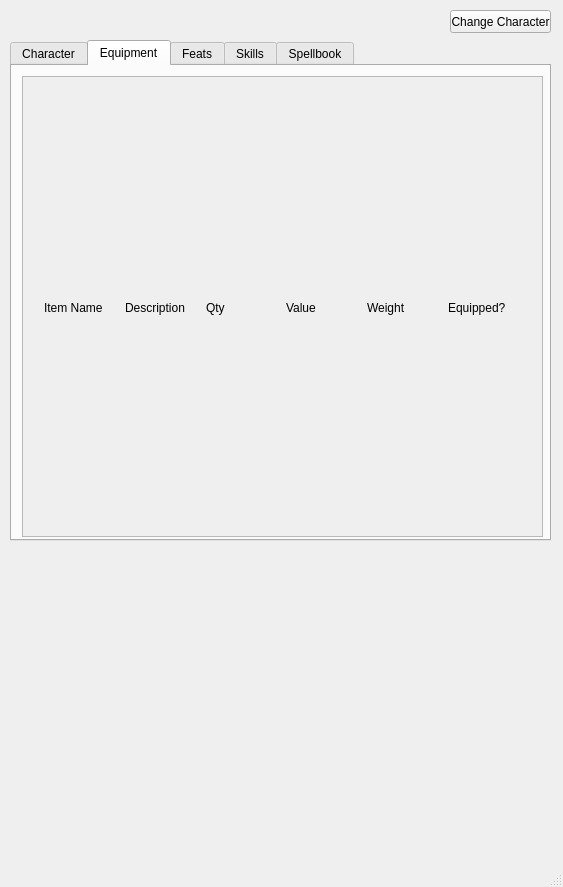
<?xml version="1.0" encoding="UTF-8"?>
<ui version="4.0">
 <class>CharWindow</class>
 <widget class="QMainWindow" name="CharWindow">
  <property name="geometry">
   <rect>
    <x>0</x>
    <y>0</y>
    <width>563</width>
    <height>887</height>
   </rect>
  </property>
  <property name="windowTitle">
   <string>Character Sheet</string>
  </property>
  <widget class="QWidget" name="centralWidget">
   <widget class="QTabWidget" name="tbxCharSheet">
    <property name="geometry">
     <rect>
      <x>10</x>
      <y>40</y>
      <width>541</width>
      <height>501</height>
     </rect>
    </property>
    <property name="tabPosition">
     <enum>QTabWidget::North</enum>
    </property>
    <property name="tabShape">
     <enum>QTabWidget::Rounded</enum>
    </property>
    <property name="currentIndex">
     <number>1</number>
    </property>
    <widget class="QWidget" name="tbCharacter">
     <attribute name="title">
      <string>Character</string>
     </attribute>
     <widget class="QGroupBox" name="gbCharacteristics">
      <property name="geometry">
       <rect>
        <x>10</x>
        <y>10</y>
        <width>511</width>
        <height>141</height>
       </rect>
      </property>
      <property name="title">
       <string>Characteristics</string>
      </property>
      <widget class="QWidget" name="">
       <property name="geometry">
        <rect>
         <x>10</x>
         <y>20</y>
         <width>491</width>
         <height>111</height>
        </rect>
       </property>
       <layout class="QGridLayout" name="gridLayout">
        <item row="0" column="0">
         <layout class="QHBoxLayout" name="horizontalLayout_2">
          <item>
           <widget class="QLabel" name="lblRace">
            <property name="text">
             <string>Race</string>
            </property>
           </widget>
          </item>
          <item>
           <widget class="QLabel" name="lblRaceVal">
            <property name="text">
             <string>Value</string>
            </property>
           </widget>
          </item>
         </layout>
        </item>
        <item row="0" column="1">
         <layout class="QHBoxLayout" name="horizontalLayout_16">
          <item>
           <widget class="QLabel" name="lblSize">
            <property name="text">
             <string>Size</string>
            </property>
           </widget>
          </item>
          <item>
           <widget class="QLabel" name="lblSizeVal">
            <property name="text">
             <string>Value</string>
            </property>
           </widget>
          </item>
         </layout>
        </item>
        <item row="0" column="2">
         <layout class="QHBoxLayout" name="horizontalLayout_18">
          <item>
           <widget class="QLabel" name="lblPlayerName">
            <property name="text">
             <string>Player Name</string>
            </property>
           </widget>
          </item>
          <item>
           <widget class="QLabel" name="lblPlayerNameVal">
            <property name="text">
             <string>Value</string>
            </property>
           </widget>
          </item>
         </layout>
        </item>
        <item row="1" column="0">
         <layout class="QHBoxLayout" name="horizontalLayout_4">
          <item>
           <widget class="QLabel" name="lblClass">
            <property name="text">
             <string>Class</string>
            </property>
           </widget>
          </item>
          <item>
           <widget class="QLabel" name="lblClassVal">
            <property name="text">
             <string>Value</string>
            </property>
           </widget>
          </item>
         </layout>
        </item>
        <item row="1" column="1">
         <layout class="QHBoxLayout" name="horizontalLayout">
          <item>
           <widget class="QLabel" name="lblAge">
            <property name="text">
             <string>Age</string>
            </property>
           </widget>
          </item>
          <item>
           <widget class="QLabel" name="lblAgeVal">
            <property name="text">
             <string>Value</string>
            </property>
           </widget>
          </item>
         </layout>
        </item>
        <item row="1" column="2">
         <layout class="QHBoxLayout" name="horizontalLayout_20">
          <item>
           <widget class="QLabel" name="lblAlignment">
            <property name="text">
             <string>Alignment</string>
            </property>
           </widget>
          </item>
          <item>
           <widget class="QLabel" name="lblAlignmentVal">
            <property name="text">
             <string>Value</string>
            </property>
           </widget>
          </item>
         </layout>
        </item>
        <item row="2" column="0">
         <layout class="QHBoxLayout" name="horizontalLayout_19">
          <item>
           <widget class="QLabel" name="lbl2ndClass">
            <property name="text">
             <string>2nd Class</string>
            </property>
           </widget>
          </item>
          <item>
           <widget class="QLabel" name="lbl2ndClassVal">
            <property name="text">
             <string>Value</string>
            </property>
           </widget>
          </item>
         </layout>
        </item>
        <item row="2" column="1">
         <layout class="QHBoxLayout" name="horizontalLayout_17">
          <item>
           <widget class="QLabel" name="lblGender">
            <property name="text">
             <string>Gender</string>
            </property>
           </widget>
          </item>
          <item>
           <widget class="QLabel" name="lblGenderVal">
            <property name="text">
             <string>Value</string>
            </property>
           </widget>
          </item>
         </layout>
        </item>
        <item row="2" column="2">
         <layout class="QHBoxLayout" name="horizontalLayout_21">
          <item>
           <widget class="QLabel" name="lblDeity">
            <property name="text">
             <string>Deity</string>
            </property>
           </widget>
          </item>
          <item>
           <widget class="QLabel" name="lblDeityVal">
            <property name="text">
             <string>Value</string>
            </property>
           </widget>
          </item>
         </layout>
        </item>
        <item row="3" column="0">
         <layout class="QHBoxLayout" name="horizontalLayout_3">
          <item>
           <widget class="QLabel" name="lblHeight">
            <property name="text">
             <string>Height</string>
            </property>
           </widget>
          </item>
          <item>
           <widget class="QLabel" name="lblHeightVal">
            <property name="text">
             <string>Value</string>
            </property>
           </widget>
          </item>
         </layout>
        </item>
        <item row="3" column="1">
         <layout class="QHBoxLayout" name="horizontalLayout_22">
          <item>
           <widget class="QLabel" name="lblHair">
            <property name="text">
             <string>Hair</string>
            </property>
           </widget>
          </item>
          <item>
           <widget class="QLabel" name="lblHairVal">
            <property name="text">
             <string>Value</string>
            </property>
           </widget>
          </item>
         </layout>
        </item>
        <item row="4" column="0">
         <layout class="QHBoxLayout" name="horizontalLayout_15">
          <item>
           <widget class="QLabel" name="lblWeight">
            <property name="text">
             <string>Weight</string>
            </property>
           </widget>
          </item>
          <item>
           <widget class="QLabel" name="lblWeightVal">
            <property name="text">
             <string>Value</string>
            </property>
           </widget>
          </item>
         </layout>
        </item>
        <item row="4" column="1">
         <layout class="QHBoxLayout" name="horizontalLayout_23">
          <item>
           <widget class="QLabel" name="lblEyes">
            <property name="text">
             <string>Eyes</string>
            </property>
           </widget>
          </item>
          <item>
           <widget class="QLabel" name="lblEyesVal">
            <property name="text">
             <string>value</string>
            </property>
           </widget>
          </item>
         </layout>
        </item>
       </layout>
      </widget>
     </widget>
     <widget class="QWidget" name="">
      <property name="geometry">
       <rect>
        <x>10</x>
        <y>160</y>
        <width>511</width>
        <height>161</height>
       </rect>
      </property>
      <layout class="QHBoxLayout" name="horizontalLayout_14">
       <item>
        <widget class="QGroupBox" name="gbAbilityScores">
         <property name="title">
          <string>Ability Scores</string>
         </property>
         <widget class="QWidget" name="">
          <property name="geometry">
           <rect>
            <x>12</x>
            <y>22</y>
            <width>141</width>
            <height>121</height>
           </rect>
          </property>
          <layout class="QGridLayout" name="gridLayout_2">
           <item row="0" column="0">
            <widget class="QLabel" name="lblSTRVal">
             <property name="text">
              <string>Value</string>
             </property>
            </widget>
           </item>
           <item row="0" column="1">
            <widget class="QLabel" name="lblSTR">
             <property name="text">
              <string>STR</string>
             </property>
            </widget>
           </item>
           <item row="0" column="2">
            <widget class="QLabel" name="lblSTRMod">
             <property name="text">
              <string>Value</string>
             </property>
            </widget>
           </item>
           <item row="1" column="0">
            <widget class="QLabel" name="lblDEXVal">
             <property name="text">
              <string>Value</string>
             </property>
            </widget>
           </item>
           <item row="1" column="1">
            <widget class="QLabel" name="lblDEX">
             <property name="text">
              <string>DEX</string>
             </property>
            </widget>
           </item>
           <item row="1" column="2">
            <widget class="QLabel" name="lblDEXMod">
             <property name="text">
              <string>Value</string>
             </property>
            </widget>
           </item>
           <item row="2" column="0">
            <widget class="QLabel" name="lblCONVal">
             <property name="text">
              <string>Value</string>
             </property>
            </widget>
           </item>
           <item row="2" column="1">
            <widget class="QLabel" name="lblCON">
             <property name="text">
              <string>CON</string>
             </property>
            </widget>
           </item>
           <item row="2" column="2">
            <widget class="QLabel" name="lblCONMod">
             <property name="text">
              <string>Value</string>
             </property>
            </widget>
           </item>
           <item row="3" column="0">
            <widget class="QLabel" name="lblINTVal">
             <property name="text">
              <string>Value</string>
             </property>
            </widget>
           </item>
           <item row="3" column="1">
            <widget class="QLabel" name="lblINT">
             <property name="text">
              <string>INT</string>
             </property>
            </widget>
           </item>
           <item row="3" column="2">
            <widget class="QLabel" name="lblINTMod">
             <property name="text">
              <string>Value</string>
             </property>
            </widget>
           </item>
           <item row="4" column="0">
            <widget class="QLabel" name="lblWISVal">
             <property name="text">
              <string>Value</string>
             </property>
            </widget>
           </item>
           <item row="4" column="1">
            <widget class="QLabel" name="lblWIS">
             <property name="text">
              <string>WIS</string>
             </property>
            </widget>
           </item>
           <item row="4" column="2">
            <widget class="QLabel" name="lblWISMod">
             <property name="text">
              <string>Value</string>
             </property>
            </widget>
           </item>
           <item row="5" column="0">
            <widget class="QLabel" name="lblCHAVal">
             <property name="text">
              <string>Value</string>
             </property>
            </widget>
           </item>
           <item row="5" column="1">
            <widget class="QLabel" name="lblCHA">
             <property name="text">
              <string>CHA</string>
             </property>
            </widget>
           </item>
           <item row="5" column="2">
            <widget class="QLabel" name="lblCHAMod">
             <property name="text">
              <string>Value</string>
             </property>
            </widget>
           </item>
          </layout>
         </widget>
        </widget>
       </item>
       <item>
        <widget class="QGroupBox" name="gbExperience">
         <property name="title">
          <string>Experience</string>
         </property>
         <widget class="QWidget" name="">
          <property name="geometry">
           <rect>
            <x>12</x>
            <y>22</y>
            <width>141</width>
            <height>121</height>
           </rect>
          </property>
          <layout class="QGridLayout" name="gridLayout_3">
           <item row="0" column="0">
            <widget class="QLabel" name="lblLevel">
             <property name="text">
              <string>Level</string>
             </property>
            </widget>
           </item>
           <item row="0" column="1">
            <widget class="QLabel" name="lblLevelVal">
             <property name="text">
              <string>Value</string>
             </property>
            </widget>
           </item>
           <item row="1" column="0">
            <widget class="QLabel" name="lblCurrXP">
             <property name="text">
              <string>Current XP</string>
             </property>
            </widget>
           </item>
           <item row="1" column="1">
            <widget class="QLabel" name="lblCurrXPVal">
             <property name="text">
              <string>Value</string>
             </property>
            </widget>
           </item>
           <item row="2" column="0">
            <widget class="QLabel" name="lblNextLvlXP">
             <property name="text">
              <string>Next Lvl XP</string>
             </property>
            </widget>
           </item>
           <item row="2" column="1">
            <widget class="QLabel" name="lblNextLvlXPVal">
             <property name="text">
              <string>Value</string>
             </property>
            </widget>
           </item>
          </layout>
         </widget>
        </widget>
       </item>
       <item>
        <widget class="QGroupBox" name="gbMoney">
         <property name="title">
          <string>Money</string>
         </property>
         <widget class="QWidget" name="">
          <property name="geometry">
           <rect>
            <x>12</x>
            <y>22</y>
            <width>141</width>
            <height>121</height>
           </rect>
          </property>
          <layout class="QGridLayout" name="gridLayout_4">
           <item row="0" column="0">
            <widget class="QLabel" name="lblGold">
             <property name="text">
              <string>Gold</string>
             </property>
            </widget>
           </item>
           <item row="0" column="1">
            <widget class="QLabel" name="lblGoldVal">
             <property name="text">
              <string>Value</string>
             </property>
            </widget>
           </item>
           <item row="1" column="0">
            <widget class="QLabel" name="lblSilver">
             <property name="text">
              <string>Silver</string>
             </property>
            </widget>
           </item>
           <item row="1" column="1">
            <widget class="QLabel" name="lblSilverVal">
             <property name="text">
              <string>Value</string>
             </property>
            </widget>
           </item>
           <item row="2" column="0">
            <widget class="QLabel" name="lblCopper">
             <property name="text">
              <string>Copper</string>
             </property>
            </widget>
           </item>
           <item row="2" column="1">
            <widget class="QLabel" name="lblCopperVal">
             <property name="text">
              <string>Value</string>
             </property>
            </widget>
           </item>
           <item row="3" column="0">
            <widget class="QLabel" name="lblMoneyTotal">
             <property name="text">
              <string>Total</string>
             </property>
            </widget>
           </item>
           <item row="3" column="1">
            <widget class="QLabel" name="lblMoneyTotalVal">
             <property name="text">
              <string>Value</string>
             </property>
            </widget>
           </item>
          </layout>
         </widget>
        </widget>
       </item>
      </layout>
     </widget>
     <widget class="QWidget" name="">
      <property name="geometry">
       <rect>
        <x>10</x>
        <y>330</y>
        <width>511</width>
        <height>71</height>
       </rect>
      </property>
      <layout class="QHBoxLayout" name="horizontalLayout_6">
       <item>
        <widget class="QGroupBox" name="gbHP">
         <property name="title">
          <string>Hit Points</string>
         </property>
         <widget class="QWidget" name="">
          <property name="geometry">
           <rect>
            <x>12</x>
            <y>22</y>
            <width>141</width>
            <height>34</height>
           </rect>
          </property>
          <layout class="QGridLayout" name="gridLayout_5">
           <item row="0" column="0">
            <widget class="QLabel" name="lblCurrHP">
             <property name="text">
              <string>Current HP</string>
             </property>
            </widget>
           </item>
           <item row="0" column="1">
            <widget class="QLabel" name="lblCurrHPVal">
             <property name="text">
              <string>Value</string>
             </property>
            </widget>
           </item>
           <item row="1" column="0">
            <widget class="QLabel" name="lblMaxHP">
             <property name="text">
              <string>Max HP</string>
             </property>
            </widget>
           </item>
           <item row="1" column="1">
            <widget class="QLabel" name="lblMaxHPVal">
             <property name="text">
              <string>Value</string>
             </property>
            </widget>
           </item>
          </layout>
         </widget>
        </widget>
       </item>
       <item>
        <widget class="QGroupBox" name="gbCarriedWeight">
         <property name="title">
          <string>Carried Weight</string>
         </property>
         <widget class="QWidget" name="">
          <property name="geometry">
           <rect>
            <x>12</x>
            <y>20</y>
            <width>141</width>
            <height>34</height>
           </rect>
          </property>
          <layout class="QGridLayout" name="gridLayout_6">
           <item row="0" column="0">
            <widget class="QLabel" name="lblCarriedWeight">
             <property name="text">
              <string>Carried Weight</string>
             </property>
            </widget>
           </item>
           <item row="0" column="1">
            <widget class="QLabel" name="lblCarriedWeightVal">
             <property name="text">
              <string>Value</string>
             </property>
            </widget>
           </item>
           <item row="1" column="0">
            <widget class="QLabel" name="lblWeightCapacity">
             <property name="text">
              <string>Weight Capacity</string>
             </property>
            </widget>
           </item>
           <item row="1" column="1">
            <widget class="QLabel" name="lblWeightCapacityVal">
             <property name="text">
              <string>Value</string>
             </property>
            </widget>
           </item>
          </layout>
         </widget>
        </widget>
       </item>
       <item>
        <widget class="QGroupBox" name="gbSpeed">
         <property name="title">
          <string>Speed</string>
         </property>
         <widget class="QWidget" name="">
          <property name="geometry">
           <rect>
            <x>11</x>
            <y>21</y>
            <width>141</width>
            <height>16</height>
           </rect>
          </property>
          <layout class="QGridLayout" name="gridLayout_7">
           <item row="0" column="0">
            <widget class="QLabel" name="lblYardsMomentVal">
             <property name="text">
              <string>Value</string>
             </property>
            </widget>
           </item>
           <item row="0" column="1">
            <widget class="QLabel" name="lblYardsMoment">
             <property name="text">
              <string>yards/moment</string>
             </property>
            </widget>
           </item>
          </layout>
         </widget>
        </widget>
       </item>
      </layout>
     </widget>
     <widget class="QWidget" name="">
      <property name="geometry">
       <rect>
        <x>10</x>
        <y>410</y>
        <width>511</width>
        <height>51</height>
       </rect>
      </property>
      <layout class="QHBoxLayout" name="horizontalLayout_7">
       <item>
        <widget class="QGroupBox" name="gbBaseAttack">
         <property name="autoFillBackground">
          <bool>false</bool>
         </property>
         <property name="title">
          <string>Base Attack</string>
         </property>
         <widget class="QLabel" name="lblBaseAttackVal">
          <property name="geometry">
           <rect>
            <x>10</x>
            <y>20</y>
            <width>31</width>
            <height>16</height>
           </rect>
          </property>
          <property name="layoutDirection">
           <enum>Qt::LeftToRight</enum>
          </property>
          <property name="text">
           <string>Value</string>
          </property>
         </widget>
        </widget>
       </item>
       <item>
        <widget class="QGroupBox" name="gbDifficultyToHit">
         <property name="title">
          <string>Difficulty to Hit</string>
         </property>
         <widget class="QLabel" name="lblDifficultyToHitVal">
          <property name="geometry">
           <rect>
            <x>10</x>
            <y>20</y>
            <width>31</width>
            <height>16</height>
           </rect>
          </property>
          <property name="layoutDirection">
           <enum>Qt::LeftToRight</enum>
          </property>
          <property name="text">
           <string>Value</string>
          </property>
         </widget>
        </widget>
       </item>
       <item>
        <widget class="QGroupBox" name="gbInitiative">
         <property name="title">
          <string>Initiative</string>
         </property>
         <widget class="QLabel" name="lblInitVal">
          <property name="geometry">
           <rect>
            <x>10</x>
            <y>20</y>
            <width>31</width>
            <height>16</height>
           </rect>
          </property>
          <property name="text">
           <string>Value</string>
          </property>
         </widget>
        </widget>
       </item>
       <item>
        <widget class="QGroupBox" name="gbSpecialVision">
         <property name="title">
          <string>Special Vision</string>
         </property>
         <widget class="QLabel" name="lblSpecialVisionVal">
          <property name="geometry">
           <rect>
            <x>11</x>
            <y>20</y>
            <width>101</width>
            <height>16</height>
           </rect>
          </property>
          <property name="text">
           <string>Value</string>
          </property>
         </widget>
        </widget>
       </item>
       <item>
        <widget class="QGroupBox" name="gbLanguages">
         <property name="title">
          <string>Languages</string>
         </property>
         <widget class="QLabel" name="lblLanguagesVal">
          <property name="geometry">
           <rect>
            <x>10</x>
            <y>20</y>
            <width>121</width>
            <height>16</height>
           </rect>
          </property>
          <property name="text">
           <string>Value</string>
          </property>
         </widget>
        </widget>
       </item>
      </layout>
     </widget>
    </widget>
    <widget class="QWidget" name="tbEqupment">
     <attribute name="title">
      <string>Equipment</string>
     </attribute>
     <widget class="QScrollArea" name="scrollArea">
      <property name="geometry">
       <rect>
        <x>10</x>
        <y>10</y>
        <width>521</width>
        <height>461</height>
       </rect>
      </property>
      <property name="widgetResizable">
       <bool>true</bool>
      </property>
      <widget class="QWidget" name="scrollAreaWidgetContents">
       <property name="geometry">
        <rect>
         <x>0</x>
         <y>0</y>
         <width>519</width>
         <height>459</height>
        </rect>
       </property>
       <widget class="QWidget" name="gridLayoutWidget">
        <property name="geometry">
         <rect>
          <x>10</x>
          <y>10</y>
          <width>501</width>
          <height>441</height>
         </rect>
        </property>
        <layout class="QGridLayout" name="gridLayout_8">
         <item row="0" column="0">
          <widget class="QLabel" name="lblItemName">
           <property name="text">
            <string>Item Name</string>
           </property>
          </widget>
         </item>
         <item row="0" column="3">
          <widget class="QLabel" name="lblValue">
           <property name="text">
            <string>Value</string>
           </property>
          </widget>
         </item>
         <item row="0" column="1">
          <widget class="QLabel" name="lblItemDescription">
           <property name="text">
            <string>Description</string>
           </property>
          </widget>
         </item>
         <item row="0" column="2">
          <widget class="QLabel" name="lblqty">
           <property name="text">
            <string>Qty</string>
           </property>
          </widget>
         </item>
         <item row="0" column="4">
          <widget class="QLabel" name="lblWeight_2">
           <property name="text">
            <string>Weight</string>
           </property>
          </widget>
         </item>
         <item row="0" column="5">
          <widget class="QLabel" name="lblEquipped">
           <property name="text">
            <string>Equipped?</string>
           </property>
          </widget>
         </item>
        </layout>
       </widget>
      </widget>
     </widget>
    </widget>
    <widget class="QWidget" name="tbFeats">
     <attribute name="title">
      <string>Feats</string>
     </attribute>
     <widget class="QGroupBox" name="gbClassAbility">
      <property name="geometry">
       <rect>
        <x>10</x>
        <y>10</y>
        <width>181</width>
        <height>51</height>
       </rect>
      </property>
      <property name="title">
       <string>Class Ability</string>
      </property>
      <widget class="QWidget" name="">
       <property name="geometry">
        <rect>
         <x>10</x>
         <y>20</y>
         <width>161</width>
         <height>16</height>
        </rect>
       </property>
       <layout class="QHBoxLayout" name="horizontalLayout_13">
        <item>
         <widget class="QLabel" name="lblClassAbility">
          <property name="text">
           <string>Ability Name</string>
          </property>
         </widget>
        </item>
        <item>
         <widget class="QLabel" name="lblClassAbilityVal">
          <property name="text">
           <string>Value</string>
          </property>
         </widget>
        </item>
       </layout>
      </widget>
     </widget>
    </widget>
    <widget class="QWidget" name="tbSkills">
     <attribute name="title">
      <string>Skills</string>
     </attribute>
    </widget>
    <widget class="QWidget" name="tbSpellbook">
     <attribute name="title">
      <string>Spellbook</string>
     </attribute>
    </widget>
   </widget>
   <widget class="QPushButton" name="pushButton">
    <property name="geometry">
     <rect>
      <x>450</x>
      <y>10</y>
      <width>101</width>
      <height>23</height>
     </rect>
    </property>
    <property name="text">
     <string>Change Character</string>
    </property>
   </widget>
   <widget class="QWidget" name="">
    <property name="geometry">
     <rect>
      <x>10</x>
      <y>10</y>
      <width>431</width>
      <height>16</height>
     </rect>
    </property>
    <layout class="QHBoxLayout" name="horizontalLayout_5">
     <item>
      <widget class="QLabel" name="lblCharName">
       <property name="text">
        <string>Character Name:</string>
       </property>
      </widget>
     </item>
     <item>
      <widget class="QLabel" name="lblCharNameVal">
       <property name="text">
        <string>Value</string>
       </property>
      </widget>
     </item>
    </layout>
   </widget>
  </widget>
  <widget class="QMenuBar" name="menuBar">
   <property name="geometry">
    <rect>
     <x>0</x>
     <y>0</y>
     <width>563</width>
     <height>21</height>
    </rect>
   </property>
  </widget>
  <widget class="QStatusBar" name="statusBar"/>
 </widget>
 <layoutdefault spacing="6" margin="11"/>
 <resources/>
 <connections/>
</ui>
